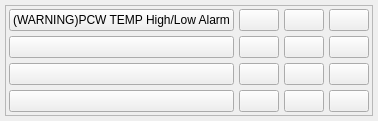
     <widget class="QWidget" name="tabD156">
      <attribute name="title">
       <string>D156</string>
      </attribute>
      <layout class="QGridLayout" name="gridLayout_8">
       <property name="leftMargin">
        <number>5</number>
       </property>
       <property name="topMargin">
        <number>5</number>
       </property>
       <property name="rightMargin">
        <number>5</number>
       </property>
       <property name="bottomMargin">
        <number>5</number>
       </property>
       <property name="spacing">
        <number>5</number>
       </property>
       <item row="0" column="0">
        <widget class="QFrame" name="frame_7">
         <property name="frameShape">
          <enum>QFrame::StyledPanel</enum>
         </property>
         <property name="frameShadow">
          <enum>QFrame::Raised</enum>
         </property>
         <layout class="QGridLayout" name="gridLayout_7">
          <property name="leftMargin">
           <number>3</number>
          </property>
          <property name="topMargin">
           <number>3</number>
          </property>
          <property name="rightMargin">
           <number>3</number>
          </property>
          <property name="bottomMargin">
           <number>3</number>
          </property>
          <property name="spacing">
           <number>5</number>
          </property>
          <item row="0" column="0">
           <widget class="QPushButton" name="D156_1">
            <property name="sizePolicy">
             <sizepolicy hsizetype="Preferred" vsizetype="Preferred">
              <horstretch>0</horstretch>
              <verstretch>0</verstretch>
             </sizepolicy>
            </property>
            <property name="text">
             <string>(WARNING)PCW TEMP High/Low Alarm</string>
            </property>
            <property name="checkable">
             <bool>true</bool>
            </property>
           </widget>
          </item>
          <item row="0" column="1">
           <widget class="QPushButton" name="D156_2">
            <property name="sizePolicy">
             <sizepolicy hsizetype="Preferred" vsizetype="Preferred">
              <horstretch>0</horstretch>
              <verstretch>0</verstretch>
             </sizepolicy>
            </property>
            <property name="text">
             <string/>
            </property>
            <property name="checkable">
             <bool>true</bool>
            </property>
           </widget>
          </item>
          <item row="0" column="2">
           <widget class="QPushButton" name="D156_3">
            <property name="sizePolicy">
             <sizepolicy hsizetype="Preferred" vsizetype="Preferred">
              <horstretch>0</horstretch>
              <verstretch>0</verstretch>
             </sizepolicy>
            </property>
            <property name="text">
             <string/>
            </property>
            <property name="checkable">
             <bool>true</bool>
            </property>
           </widget>
          </item>
          <item row="0" column="3">
           <widget class="QPushButton" name="D156_4">
            <property name="sizePolicy">
             <sizepolicy hsizetype="Preferred" vsizetype="Preferred">
              <horstretch>0</horstretch>
              <verstretch>0</verstretch>
             </sizepolicy>
            </property>
            <property name="text">
             <string/>
            </property>
            <property name="checkable">
             <bool>true</bool>
            </property>
           </widget>
          </item>
          <item row="1" column="0">
           <widget class="QPushButton" name="D156_5">
            <property name="sizePolicy">
             <sizepolicy hsizetype="Preferred" vsizetype="Preferred">
              <horstretch>0</horstretch>
              <verstretch>0</verstretch>
             </sizepolicy>
            </property>
            <property name="text">
             <string/>
            </property>
            <property name="checkable">
             <bool>true</bool>
            </property>
           </widget>
          </item>
          <item row="1" column="1">
           <widget class="QPushButton" name="D156_6">
            <property name="sizePolicy">
             <sizepolicy hsizetype="Preferred" vsizetype="Preferred">
              <horstretch>0</horstretch>
              <verstretch>0</verstretch>
             </sizepolicy>
            </property>
            <property name="text">
             <string/>
            </property>
            <property name="checkable">
             <bool>true</bool>
            </property>
           </widget>
          </item>
          <item row="1" column="2">
           <widget class="QPushButton" name="D156_7">
            <property name="sizePolicy">
             <sizepolicy hsizetype="Preferred" vsizetype="Preferred">
              <horstretch>0</horstretch>
              <verstretch>0</verstretch>
             </sizepolicy>
            </property>
            <property name="text">
             <string/>
            </property>
            <property name="checkable">
             <bool>true</bool>
            </property>
           </widget>
          </item>
          <item row="1" column="3">
           <widget class="QPushButton" name="D156_8">
            <property name="sizePolicy">
             <sizepolicy hsizetype="Preferred" vsizetype="Preferred">
              <horstretch>0</horstretch>
              <verstretch>0</verstretch>
             </sizepolicy>
            </property>
            <property name="text">
             <string/>
            </property>
            <property name="checkable">
             <bool>true</bool>
            </property>
           </widget>
          </item>
          <item row="2" column="0">
           <widget class="QPushButton" name="D156_9">
            <property name="sizePolicy">
             <sizepolicy hsizetype="Preferred" vsizetype="Preferred">
              <horstretch>0</horstretch>
              <verstretch>0</verstretch>
             </sizepolicy>
            </property>
            <property name="text">
             <string/>
            </property>
            <property name="checkable">
             <bool>true</bool>
            </property>
           </widget>
          </item>
          <item row="2" column="1">
           <widget class="QPushButton" name="D156_10">
            <property name="sizePolicy">
             <sizepolicy hsizetype="Preferred" vsizetype="Preferred">
              <horstretch>0</horstretch>
              <verstretch>0</verstretch>
             </sizepolicy>
            </property>
            <property name="text">
             <string/>
            </property>
            <property name="checkable">
             <bool>true</bool>
            </property>
           </widget>
          </item>
          <item row="2" column="2">
           <widget class="QPushButton" name="D156_11">
            <property name="sizePolicy">
             <sizepolicy hsizetype="Preferred" vsizetype="Preferred">
              <horstretch>0</horstretch>
              <verstretch>0</verstretch>
             </sizepolicy>
            </property>
            <property name="text">
             <string/>
            </property>
            <property name="checkable">
             <bool>true</bool>
            </property>
           </widget>
          </item>
          <item row="2" column="3">
           <widget class="QPushButton" name="D156_12">
            <property name="sizePolicy">
             <sizepolicy hsizetype="Preferred" vsizetype="Preferred">
              <horstretch>0</horstretch>
              <verstretch>0</verstretch>
             </sizepolicy>
            </property>
            <property name="text">
             <string/>
            </property>
            <property name="checkable">
             <bool>true</bool>
            </property>
           </widget>
          </item>
          <item row="3" column="0">
           <widget class="QPushButton" name="D156_13">
            <property name="sizePolicy">
             <sizepolicy hsizetype="Preferred" vsizetype="Preferred">
              <horstretch>0</horstretch>
              <verstretch>0</verstretch>
             </sizepolicy>
            </property>
            <property name="text">
             <string/>
            </property>
            <property name="checkable">
             <bool>true</bool>
            </property>
           </widget>
          </item>
          <item row="3" column="1">
           <widget class="QPushButton" name="D156_14">
            <property name="sizePolicy">
             <sizepolicy hsizetype="Preferred" vsizetype="Preferred">
              <horstretch>0</horstretch>
              <verstretch>0</verstretch>
             </sizepolicy>
            </property>
            <property name="text">
             <string/>
            </property>
            <property name="checkable">
             <bool>true</bool>
            </property>
           </widget>
          </item>
          <item row="3" column="2">
           <widget class="QPushButton" name="D156_15">
            <property name="sizePolicy">
             <sizepolicy hsizetype="Preferred" vsizetype="Preferred">
              <horstretch>0</horstretch>
              <verstretch>0</verstretch>
             </sizepolicy>
            </property>
            <property name="text">
             <string/>
            </property>
            <property name="checkable">
             <bool>true</bool>
            </property>
           </widget>
          </item>
          <item row="3" column="3">
           <widget class="QPushButton" name="D156_16">
            <property name="sizePolicy">
             <sizepolicy hsizetype="Preferred" vsizetype="Preferred">
              <horstretch>0</horstretch>
              <verstretch>0</verstretch>
             </sizepolicy>
            </property>
            <property name="text">
             <string/>
            </property>
            <property name="checkable">
             <bool>true</bool>
            </property>
           </widget>
          </item>
         </layout>
        </widget>
       </item>
      </layout>
     </widget>
